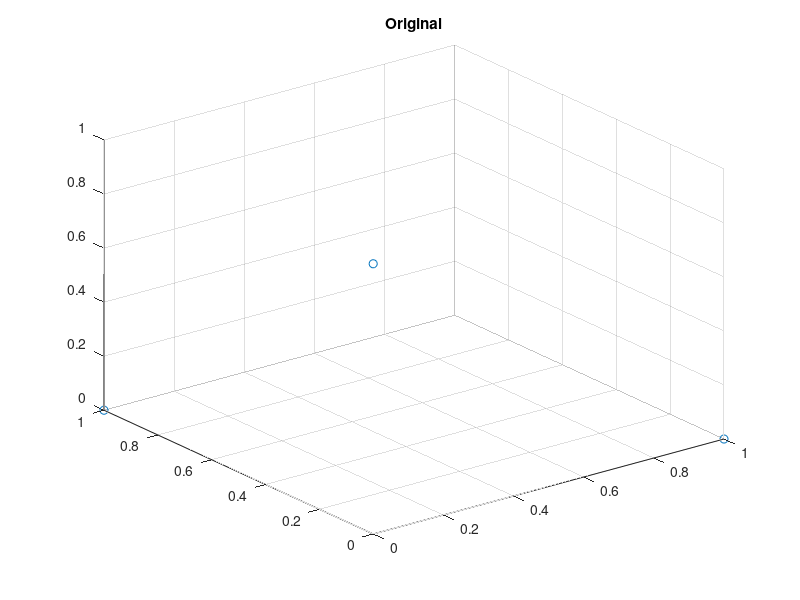

Write the MATLAB code that produced this figure. (Note: this script raises an error after producing the figure.)
# script for checking that rotations are correct

pnts = eye(3);
scatter3(pnts(:,1), pnts(:,2), pnts(:,3));
title('Original');
figure;
R = CreateRotationMatrix(0,pi/2,0);
pntsT = R * pnts;
scatter3(pntsT(:,1), pntsT(:,2), pntsT(:,3));
title('after rotation');
pnts
pntsT